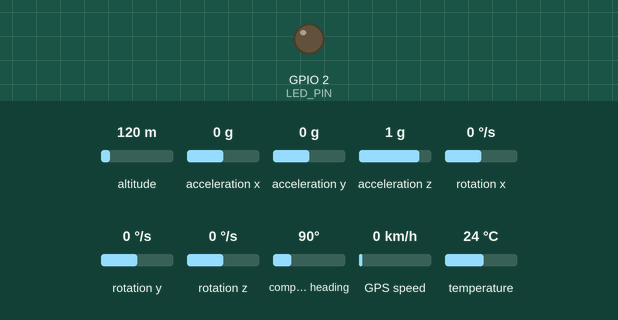
Recording of a sketch running on a simulated ESP32. On the bench: output pins drawn as LEDs (lit = HIGH). Inputs (shaded band) come from the test bench; at power-on: altitude 120 m, acceleration x 0 g, acceleration y 0 g, acceleration z 1 g, rotation x 0 °/s, rotation y 0 °/s, rotation z 0 °/s, compass heading 90°, GPS speed 0 km/h, temperature 24 °C. The GPS gets a fix after 3 s at 37.7749, -122.4194 with 8 satellites; what the sketch prints to the serial monitor is not drawn.

Above: at 0.2 s.
At 1.7 s:
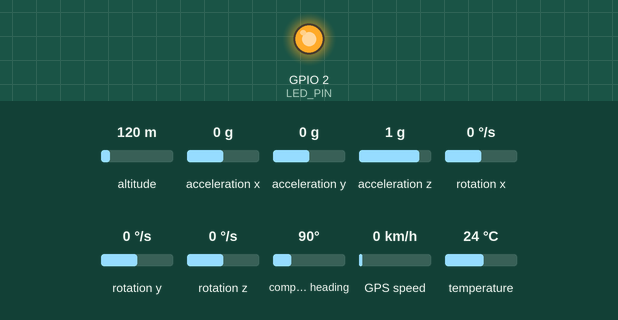
Timing chart, 0 to 3.0 s (numbered marks = the images above):
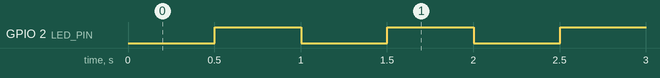

The sketch:

scootsense.ino
```cpp
/*
  ScootSense firmware — ESP32 + MPU6050 + NEO-6M GPS

  Streams 50 Hz motion samples as CSV over USB serial (for the web app's Web Serial mode)
  and, optionally, as batched JSON over Wi-Fi to the ScootSense server.

  CSV columns:  time_ms,ax,ay,az,gx,gy,gz,lat,lng,speed_kmh,sats,pm25
    ax..az in g, gx..gz in deg/s, lat/lng blank until the GPS has a fix,
    pm25 in ug/m3 from an optional PMS5003 (blank if not fitted).

  Libraries (Arduino Library Manager): Adafruit MPU6050, Adafruit Unified Sensor, TinyGPSPlus
  Board: "ESP32 Dev Module" (esp32 by Espressif)

  Wiring:
    MPU6050 VCC->3V3  GND->GND  SDA->GPIO21  SCL->GPIO22
    GPS     VCC->per breakout  GND->GND  TX->GPIO16 (RX2)  RX->GPIO17 (TX2)
    PMS5003 VCC->5V  GND->GND  TX->GPIO25   (optional air-quality sensor)
*/

#include <Wire.h>
#include <Adafruit_MPU6050.h>
#include <Adafruit_Sensor.h>
#include <TinyGPSPlus.h>

// ----------------------------------------------------------------- Wi-Fi (optional)
// Set USE_WIFI to 1, fill these in, and pick "Wi-Fi" on the Live ride page.
// SERVER_URL must be the laptop's LAN address shown on the Device page, e.g.
// http://192.168.1.23:3000/api/ingest  (a phone hotspot works well outdoors).
#define USE_WIFI 0
const char* WIFI_SSID    = "your-hotspot";
const char* WIFI_PASS    = "your-password";
const char* SERVER_URL   = "http://192.168.1.23:3000/api/ingest";
const char* DEVICE_ID    = "scooter-1";
const char* INGEST_TOKEN = "";  // match INGEST_TOKEN in .env if you set one

#if USE_WIFI
#include <WiFi.h>
#include <HTTPClient.h>
#endif

const uint32_t SAMPLE_US = 20000;   // 50 Hz

// ----------------------------------------------------------------- PMS5003 (optional)
// Sends a 32-byte frame about once a second: 0x42 0x4D ... PM2.5 (atmospheric) in bytes 12-13.
HardwareSerial PMS(1);
const int PMS_RX = 25;
float pm25 = NAN;
uint32_t pmsAt = 0;
uint8_t pmsBuf[32];
int pmsLen = 0;

void readPms() {
  while (PMS.available()) {
    uint8_t b = PMS.read();
    if (pmsLen == 0 && b != 0x42) continue;
    if (pmsLen == 1 && b != 0x4D) { pmsLen = 0; continue; }
    pmsBuf[pmsLen++] = b;
    if (pmsLen == 32) {
      uint16_t sum = 0;
      for (int i = 0; i < 30; i++) sum += pmsBuf[i];
      if (sum == ((pmsBuf[30] << 8) | pmsBuf[31])) { pm25 = (pmsBuf[12] << 8) | pmsBuf[13]; pmsAt = millis(); }
      pmsLen = 0;
    }
  }
  if (millis() - pmsAt > 5000) pm25 = NAN;  // sensor unplugged
}
const int LED_PIN = 2;

Adafruit_MPU6050 mpu;
TinyGPSPlus gps;
uint32_t nextSample = 0;

#if USE_WIFI
// Batch ~0.5 s of samples per HTTP request.
const int BATCH_MAX = 25;
String batch;
int batchCount = 0;
uint32_t lastSend = 0;

void connectWifi() {
  WiFi.mode(WIFI_STA);
  WiFi.begin(WIFI_SSID, WIFI_PASS);
  Serial.print("# Wi-Fi connecting");
  for (int i = 0; i < 40 && WiFi.status() != WL_CONNECTED; i++) {
    delay(250);
    Serial.print(".");
    digitalWrite(LED_PIN, i % 2);
  }
  Serial.println(WiFi.status() == WL_CONNECTED ? " ok" : " failed (serial only)");
}

void sendBatch() {
  if (batchCount == 0) return;
  if (WiFi.status() != WL_CONNECTED) { batch = ""; batchCount = 0; return; }
  HTTPClient http;
  http.begin(SERVER_URL);
  http.addHeader("Content-Type", "application/json");
  if (strlen(INGEST_TOKEN)) http.addHeader("x-scootsense-token", INGEST_TOKEN);
  String body = String("{\"device\":\"") + DEVICE_ID + "\",\"samples\":[" + batch + "]}";
  int code = http.POST(body);
  if (code != 200) Serial.printf("# ingest HTTP %d\n", code);
  http.end();
  batch = "";
  batchCount = 0;
}
#endif

void setup() {
  Serial.begin(115200);
  pinMode(LED_PIN, OUTPUT);
  Wire.begin(21, 22);
  Wire.setClock(400000);

  if (!mpu.begin()) {
    Serial.println("# MPU6050 not found! Check SDA=21, SCL=22, 3V3 and GND.");
    while (true) { digitalWrite(LED_PIN, !digitalRead(LED_PIN)); delay(150); }
  }
  // +/-8 g so pothole impacts don't clip; 44 Hz low-pass keeps vibration content.
  mpu.setAccelerometerRange(MPU6050_RANGE_8_G);
  mpu.setGyroRange(MPU6050_RANGE_500_DEG);
  mpu.setFilterBandwidth(MPU6050_BAND_44_HZ);

  Serial2.begin(9600, SERIAL_8N1, 16, 17);
  PMS.begin(9600, SERIAL_8N1, PMS_RX, -1);

#if USE_WIFI
  connectWifi();
#endif
  Serial.println("time_ms,ax,ay,az,gx,gy,gz,lat,lng,speed_kmh,sats");
  nextSample = micros();
}

void loop() {
  while (Serial2.available()) gps.encode(Serial2.read());
  readPms();

  if ((int32_t)(micros() - nextSample) < 0) return;
  nextSample += SAMPLE_US;

  sensors_event_t a, g, temp;
  mpu.getEvent(&a, &g, &temp);
  const float G = 9.80665f, RAD2DEG = 57.29578f;
  float ax = a.acceleration.x / G, ay = a.acceleration.y / G, az = a.acceleration.z / G;
  float gx = g.gyro.x * RAD2DEG, gy = g.gyro.y * RAD2DEG, gz = g.gyro.z * RAD2DEG;
  bool fix = gps.location.isValid() && gps.location.age() < 3000;

  char line[160];
  if (fix) {
    snprintf(line, sizeof(line), "%lu,%.3f,%.3f,%.3f,%.1f,%.1f,%.1f,%.6f,%.6f,%.1f,%lu",
             millis(), ax, ay, az, gx, gy, gz, gps.location.lat(), gps.location.lng(),
             gps.speed.isValid() ? gps.speed.kmph() : 0.0, (unsigned long)gps.satellites.value());
  } else {
    snprintf(line, sizeof(line), "%lu,%.3f,%.3f,%.3f,%.1f,%.1f,%.1f,,,,%lu",
             millis(), ax, ay, az, gx, gy, gz, (unsigned long)gps.satellites.value());
  }
  char pmField[12] = "";
  if (!isnan(pm25)) snprintf(pmField, sizeof(pmField), "%.0f", pm25);
  Serial.print(line);
  Serial.print(",");
  Serial.println(pmField);
  digitalWrite(LED_PIN, fix ? HIGH : (millis() / 500) % 2);

#if USE_WIFI
  // JSON array row: [t,ax,ay,az,gx,gy,gz,lat,lng,speed,sats] (null when no fix)
  char row[180];
  if (fix) {
    snprintf(row, sizeof(row), "[%lu,%.3f,%.3f,%.3f,%.1f,%.1f,%.1f,%.6f,%.6f,%.1f,%lu]",
             millis(), ax, ay, az, gx, gy, gz, gps.location.lat(), gps.location.lng(),
             gps.speed.isValid() ? gps.speed.kmph() : 0.0, (unsigned long)gps.satellites.value());
  } else {
    snprintf(row, sizeof(row), "[%lu,%.3f,%.3f,%.3f,%.1f,%.1f,%.1f,null,null,null,%lu]",
             millis(), ax, ay, az, gx, gy, gz, (unsigned long)gps.satellites.value());
  }
  row[strlen(row) - 1] = '\0';  // drop "]" to append pm25
  if (batchCount) batch += ",";
  batch += row;
  batch += isnan(pm25) ? String(",null]") : String(",") + String(pm25, 0) + "]";
  batchCount++;
  // Note: the HTTP POST blocks briefly; a few dropped samples per batch are fine for 0.5 s windows.
  if (batchCount >= BATCH_MAX || millis() - lastSend > 1000) {
    sendBatch();
    lastSend = millis();
    nextSample = micros() + SAMPLE_US;
  }
#endif
}
```

Measured:
- by itself, GPIO 2 (LED_PIN): repeats every 1.0 s: LOW 0.50 s, HIGH 0.50 s
